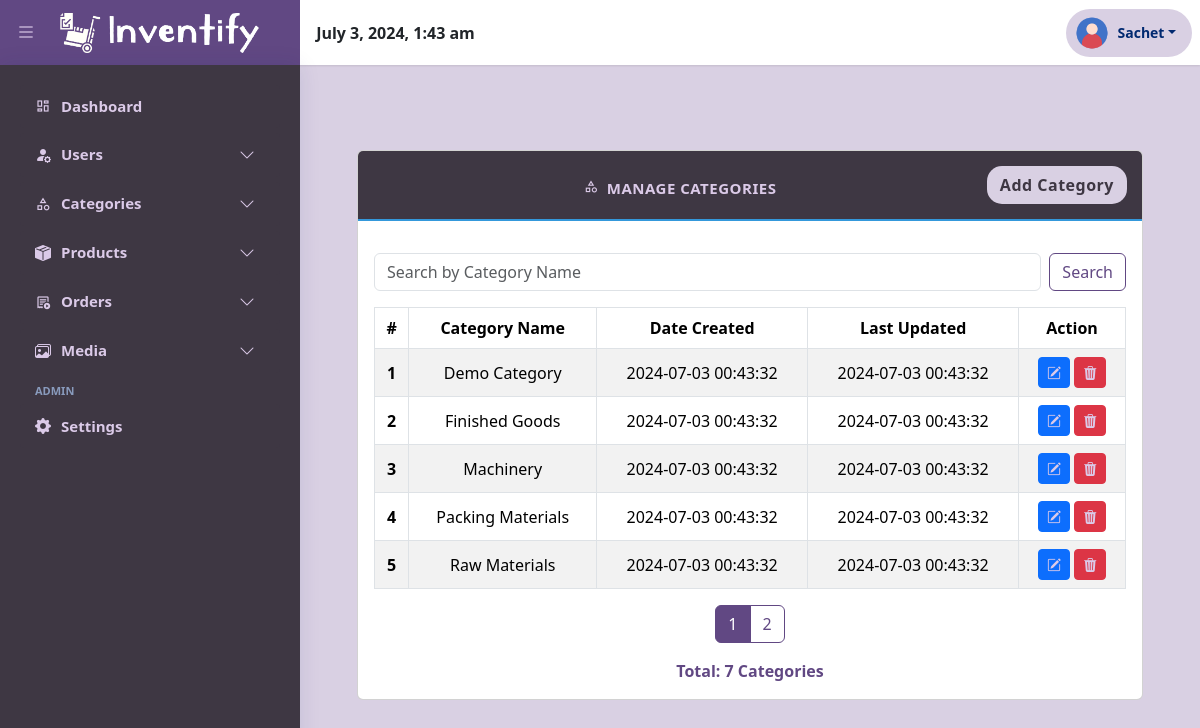
/admin/categories/index.php (signed in), run on the app's committed database.
### tables this page shows
CREATE TABLE IF NOT EXISTS `categories` (
  `id` int(11) NOT NULL AUTO_INCREMENT,
  `name` varchar(60) NOT NULL,
  `created_at` timestamp NOT NULL DEFAULT CURRENT_TIMESTAMP,
  `updated_at` timestamp NOT NULL DEFAULT CURRENT_TIMESTAMP ON UPDATE CURRENT_TIMESTAMP,
  PRIMARY KEY (`id`)
);

### admin/categories/index.php (the view, shortened to what this page needs)
<?php
require(BASE_PATH . '/layouts/header.php');
require(BASE_PATH . '/layouts/navbar.php');
require(BASE_PATH . '/layouts/sidebar.php');
$category_filter = '';
$total_query = "SELECT COUNT(id) AS total FROM categories";
$total_result = mysqli_query($con, $total_query);
$total_data = mysqli_fetch_assoc($total_result);
$total_categories = $total_data['total'];
$categories_per_page = 5;
$current_page = isset($_GET['page']) && is_numeric($_GET['page']) ? (int)$_GET['page'] : 1;
$offset = ($current_page - 1) * $categories_per_page;
$select = "SELECT * FROM categories";
$select .= " ORDER BY id ASC LIMIT $categories_per_page OFFSET $offset";
$result = mysqli_query($con, $select);
?>
<main id="main" class="main">
    <div class="page">
        <div class="container-fluid">
            <div class="row">
                <div class="col-md-12">
                    <div class="card h-100">
                        <div class="card-header d-flex justify-content-between align-items-center text-center">
                            <strong class="mx-auto">
                                <i class="material-symbols-outlined pt-2 pe-1">category</i>
                                Manage Categories
                            </strong>
                            <a href="create.php" class="btn btn-custom">Add Category</a>
                        </div>
                        <div class="card-body">
                            <div class="mb-3">
                                <form class="d-flex mt-3" method="GET" action="index.php">
                                    <input class="form-control me-2" type="search" placeholder="Search by Category Name" aria-label="Search" name="category" value="<?php echo isset($_GET['category']) ? htmlspecialchars($_GET['category']) : ''; ?>">
                                    <button class="btn btn-outline-custom" type="submit">Search</button>
                                </form>
                            </div>
                            <div class="table-responsive">
                                <table class="table table-striped table-bordered text-center align-middle">
                                    <thead>
                                        <tr>
                                            <th scope="col">#</th>
                                            <th scope="col">Category Name</th>
                                            <th scope="col">Date Created</th>
                                            <th scope="col">Last Updated</th>
                                            <th scope="col">Action</th>
                                        </tr>
                                    </thead>
                                    <tbody>
                                        <?php
                                        $i = $offset + 1;
                                        while ($data = mysqli_fetch_array($result)) {
                                            ?>
                                            <tr>
                                                <th scope="row"><?php echo $i++; ?></th>
                                                <td><?php echo htmlspecialchars($data['name']); ?></td>
                                                <td><?php echo htmlspecialchars($data['created_at']); ?></td>
                                                <td><?php echo htmlspecialchars($data['updated_at']); ?></td>
                                                <td>
                                                    <a class="btn btn-primary btn-sm" href="edit.php?id=<?php echo $data['id']; ?>" role="button"><i class="bi bi-pencil-square"></i></a>
                                                    <a class="btn btn-danger btn-sm" onclick="return confirm('Do you want to delete this category?');" href="delete.php?id=<?php echo $data['id']; ?>" role="button"><i class="bi bi-trash3-fill"></i></a>
                                                </td>
                                            </tr>
                                        <?php
                                        }
                                        ?>
                                    </tbody>
                                </table>
                            </div>
                            <?php if ($total_categories > $categories_per_page): ?>
                                <nav aria-label="Page navigation">
                                    <ul class="pagination justify-content-center custom-pagination">
                                        <?php
                                        $total_pages = ceil($total_categories / $categories_per_page);
                                        for ($page = 1; $page <= $total_pages; $page++) {
                                            $active = ($page == $current_page) ? 'active' : '';
                                            echo "<li class='page-item $active'><a class='page-link' href='?page=$page&category=$category_filter'>$page</a></li>";
                                        }
                                        ?>
                                    </ul>
                                    <div class="text-center">
                                        <span class="text-custom fw-bold">Total: <?php echo $total_categories; ?> Categories</span>
                                    </div>
                                </nav>
                            <?php endif; ?>
                        </div>
                    </div>
                </div>
            </div>
        </div>
    </div>
</main>
<?php
require(BASE_PATH . '/layouts/footer.php');
?>

### layouts/header.php (shortened to what this page needs)
<!DOCTYPE html>
<html lang="en">
<head>
  <link href="https://cdn.jsdelivr.net/npm/bootstrap-icons/font/bootstrap-icons.css" rel="stylesheet">
  <link href="https://cdn.jsdelivr.net/npm/bootstrap@5.3.3/dist/css/bootstrap.min.css" rel="stylesheet">
  <link rel="stylesheet" href="//cdnjs.cloudflare.com/ajax/libs/bootstrap-datepicker/1.3.0/css/datepicker3.min.css" />
  <link rel="stylesheet" href="https://cdnjs.cloudflare.com/ajax/libs/fancybox/3.5.7/jquery.fancybox.min.css" />
  <link rel="stylesheet" href="<?php echo BASE_URL . '/assets/css/style.css';?>">
</head>

### layouts/navbar.php (shortened to what this page needs)
<header id="header" class="header fixed-top d-flex align-items-center">
  <div class="d-flex align-items-center justify-content-between logo-bg toggle-sidebar">
    <i class="bi bi-list toggle-sidebar-btn"></i>
    <a href="<?php
             if ($_SESSION['user_role'] == 'Admin') {
               echo BASE_URL . '/admin/dashboard.php';
             } else {
               echo BASE_URL . '/staff/dashboard.php';
             }
             ?>" class="logo d-flex align-items-center ps-2 pe-custom">
      <img src="<?php echo BASE_URL . '/assets/img/logo-no-background.png' ?>" alt="" height="40">
    </a>
  </div>
  <div class="header-date ps-3 d-md-block d-none">
    <strong><?php echo date("F j, Y, g:i a"); ?></strong>
  </div>
  <nav class="header-nav ms-auto pe-2">
    <ul class="d-flex align-items-center">
      <li class="nav-item dropdown">
        <a class="nav-link nav-profile d-flex align-items-center pe-0" href="#" data-bs-toggle="dropdown">
          <img src="<?php echo BASE_URL . '/uploads/users/' ?><?php echo  $_SESSION['image']; ?>" alt="Profile" class="rounded-circle">
          <span class="d-none d-md-block dropdown-toggle px-2"><?php echo $_SESSION['username']; ?></span>
        </a>
      </li>
    </ul>
  </nav>
</header>

### layouts/sidebar.php (shortened to what this page needs)
 <aside id="sidebar" class="sidebar">
<ul class="sidebar-nav" id="sidebar-nav">
  <li class="nav-item">
    <a class="nav-link collapsed" href="<?php echo BASE_URL . '/admin/dashboard.php' ?>">
    <i class="material-symbols-outlined"">dashboard</i>
      <span>Dashboard</span>
    </a>
  </li>
  <li class="nav-item">
    <a class="nav-link collapsed" data-bs-target="#forms-nav" data-bs-toggle="collapse" href="#">
      <i class="bi bi-person-fill-gear"></i><span>Users</span><i class="bi bi-chevron-down ms-auto"></i>
    </a>
  </li>
  <li class="nav-item">
    <a class="nav-link collapsed" data-bs-target="#categories" data-bs-toggle="collapse" href="#">
    <i class="material-symbols-outlined">category</i>
    <span>Categories</span><i class="bi bi-chevron-down ms-auto"></i>
    </a>
  </li>
  <li class="nav-item">
    <a class="nav-link collapsed" data-bs-target="#products" data-bs-toggle="collapse" href="#">
    <i class="bi bi-box-seam-fill"></i><span>Products</span><i class="bi bi-chevron-down ms-auto"></i>
    </a>
  </li>
  <li class="nav-item">
    <a class="nav-link collapsed" data-bs-target="#orders" data-bs-toggle="collapse" href="#">
    <i class="material-symbols-outlined">order_play</i>Orders</span><i class="bi bi-chevron-down ms-auto"></i>
    </a>
  </li>
  <li class="nav-item">
    <a class="nav-link collapsed" data-bs-target="#media" data-bs-toggle="collapse" href="#">
      <i class="bi bi-images"></i><span>Media</span><i class="bi bi-chevron-down ms-auto"></i>
    </a>
  </li>
  <li class="nav-heading">Admin</li>
  <li class="nav-item">
    <a class="nav-link collapsed" href="<?php echo BASE_URL . '/admin/settings.php' ?>">
      <i class="bi bi-gear-fill"></i>
      <span>Settings</span>
    </a>
  </li>
</ul>
</aside>

### layouts/footer.php (shortened to what this page needs)
<body>
</body>

### assets/css/style.css (style rules this page uses)
* { margin: 0; padding: 0; box-sizing: border-box; font-family: 'Segoe UI'; }
body { background: #D9D0E3; }
#header { position: fixed; z-index: 99; top: 0; left: 0; height: 65px; line-height: 34px; background-color: #fff; -moz-box-shadow: 0 1px 2px rgba(0,0,0,0.1); -webkit-box-shadow: 0 1px 2px rgba(0,0,0,0.1); box-shadow: 0 1px 2px rgba(0,0,0,0.1); }
.header-nav ul { list-style: none; }
.header-nav>ul { background: #D9D0E3; margin: 0; padding: 4px 6px; border-radius: 25px; }
.header-nav .nav-profile { color: #012970; }
.header-nav .nav-profile img { max-height: 36px; }
.header-nav .nav-profile span { font-size: 14px; font-weight: 600; }
.header-nav .dropdown { padding: 2px; }
.logo-bg { background-color: #614883; padding-right: 2.55rem; transition: background-color 0.7s ease }
.sidebar { position: fixed; top: 65px; left: 0; bottom: 0; width: 300px; z-index: 996; transition: all 0.3s; padding: 20px; overflow-y: auto; scrollbar-width: none; box-shadow: 0px 0px 20px rgba(1, 41, 112, 0.1); background-color: #3E3743; }
@media (min-width: 1200px) { #main, #footer { margin-left: 300px; } }
.sidebar-nav { padding: 0; margin: 0; list-style: none; }
.sidebar-nav .nav-item { margin-bottom: 5px; }
.sidebar-nav .nav-heading { font-size: 11px; text-transform: uppercase; color: #899bbd; font-weight: 600; margin: 10px 0 5px 15px; }
.sidebar-nav .nav-link { display: flex; align-items: center; font-size: 15px; font-weight: 600; color: #3E3743; transition: 0.3; background: #DBCAE8; padding: 10px 15px; border-radius: 4px; }
.sidebar-nav .nav-link i { font-size: 16px; margin-right: 10px; color: #3E3743 !important; }
.sidebar-nav .nav-link.collapsed { color: #DBCAE8; background: #3E3743; }
.sidebar-nav .nav-link.collapsed i { color: #DBCAE8 !important; }
.sidebar-nav .nav-link .bi-chevron-down { margin-left: auto; transition: transform 0.2s ease-in-out; }
.bi-list { font-size: 20px; padding: 1rem; }
#main { margin-top: 60px; padding: 20px 30px; transition: all 0.3s; background: #D9D0E3; min-height: calc(100vh - 65px); }
.bi, i { color: #DBCAE8 !important; }
.page { position: relative; display: block; top: 50px; left: 0; padding: 20px 15px; }
.card-header { background-color: #3E3743; color: #DBCAE8; border-bottom: 2px solid #3498DB; font-size: 15px !important; text-transform: uppercase; letter-spacing: .5px; padding: 15px; }
.card-header i { font-size: 15px;; }
.btn-custom { border-radius: 15px; background: #D9D0E3; color: #3E3743 !important; font-weight: 700; text-transform: none; }
.btn-outline-custom, .text-custom { border-color: #614883; color: #614883; }
.custom-pagination .page-link { color: #614883; background-color: transparent; border-color: #614883; }
.custom-pagination .page-item.active .page-link { z-index: 3; color: #fff; background-color: #614883; border-color: #614883; }

### data on the page
categories: name "Demo Category", created_at "2024-07-03 00:43:32", updated_at "2024-07-03 00:43:32"
categories: name "Finished Goods", created_at "2024-07-03 00:43:32", updated_at "2024-07-03 00:43:32"
categories: name "Machinery", created_at "2024-07-03 00:43:32", updated_at "2024-07-03 00:43:32"
categories: name "Packing Materials", created_at "2024-07-03 00:43:32", updated_at "2024-07-03 00:43:32"
categories: name "Raw Materials", created_at "2024-07-03 00:43:32", updated_at "2024-07-03 00:43:32"

### other printed values
$_SESSION['username'] "Sachet"
$total_categories "7"
